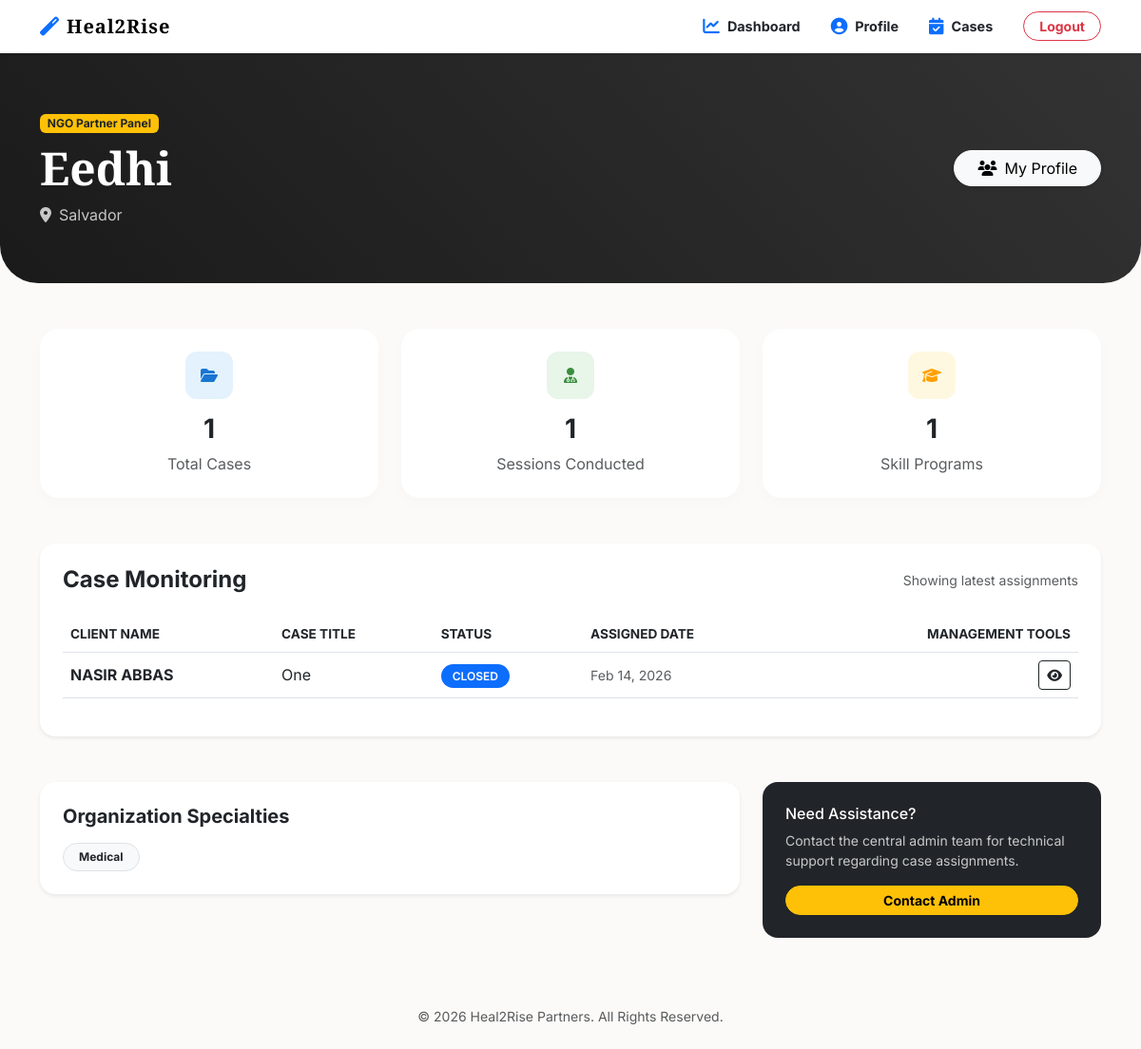
/ngo/ngo_dashboard.php (signed in), run on an earlier commit of the app's database.
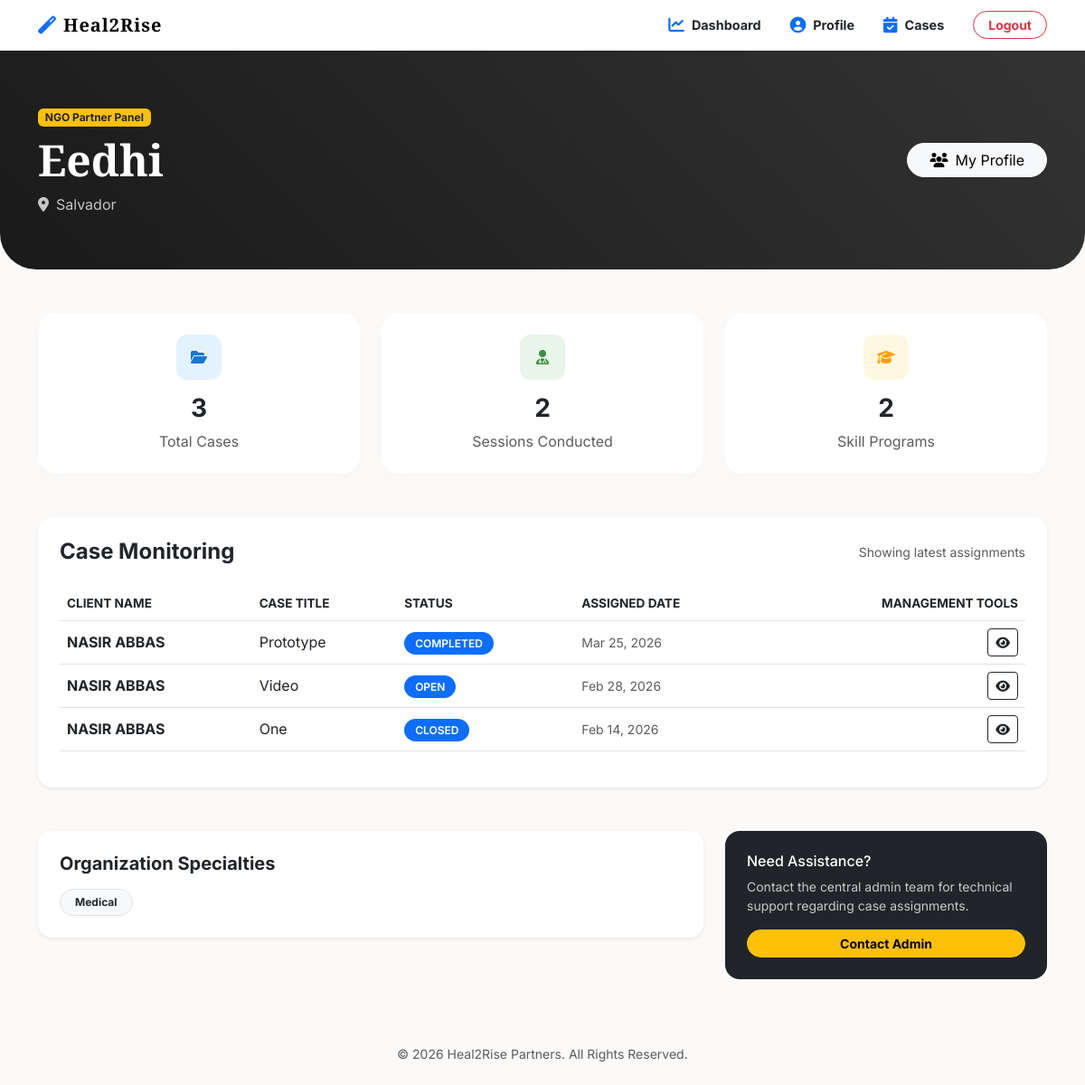
And on a later commit of the database.
### tables this page shows
CREATE TABLE `cases` (
  `case_id` int(11) NOT NULL,
  `user_id` int(11) NOT NULL,
  `ngo_id` int(11) DEFAULT NULL,
  `team_member_id` int(11) DEFAULT NULL,
  `counselor_id` int(11) DEFAULT NULL,
  `case_title` varchar(150) DEFAULT NULL,
  `issue_category` varchar(100) DEFAULT NULL,
  `description` text DEFAULT NULL,
  `start_date` date NOT NULL,
  `status` enum('open','in_progress','rehabilitation','closed','rejected','completed') DEFAULT 'open',
  `closure_date` date DEFAULT NULL,
  `closure_reason` text DEFAULT NULL,
  `assigned_date` datetime DEFAULT current_timestamp(),
  `last_updated` datetime DEFAULT current_timestamp() ON UPDATE current_timestamp()
);

CREATE TABLE `users` (
  `id` int(11) NOT NULL,
  `full_name` varchar(100) NOT NULL,
  `username` varchar(50) NOT NULL,
  `email` varchar(100) NOT NULL,
  `password` varchar(255) NOT NULL,
  `dob` date DEFAULT NULL,
  `cnic` varchar(15) DEFAULT NULL,
  `contact_number` varchar(20) DEFAULT NULL,
  `address` text DEFAULT NULL,
  `is_active` tinyint(1) DEFAULT 1,
  `created_at` timestamp NOT NULL DEFAULT current_timestamp(),
  `updated_at` timestamp NOT NULL DEFAULT current_timestamp() ON UPDATE current_timestamp()
);

CREATE TABLE `ngos` (
  `id` int(11) NOT NULL,
  `ngo_name` varchar(150) NOT NULL,
  `username` varchar(50) NOT NULL,
  `email` varchar(100) NOT NULL,
  `password_hash` varchar(255) NOT NULL,
  `contact_person` varchar(100) DEFAULT NULL,
  `phone` varchar(20) DEFAULT NULL,
  `address` varchar(255) DEFAULT NULL,
  `city` varchar(100) DEFAULT NULL,
  `specialties` text DEFAULT NULL,
  `registration_date` datetime DEFAULT current_timestamp(),
  `is_active` tinyint(1) DEFAULT 1,
  `last_updated` datetime DEFAULT current_timestamp() ON UPDATE current_timestamp()
);

### ngo/ngo_dashboard.php (the view, shortened to what the changed rows need)
<?php
include('config.php');
$ngo_id = $_SESSION['id'];
$ngo_name = $_SESSION['full_name'] ?? 'Organization';
$stmt = mysqli_prepare($conn, "SELECT specialties, city, phone FROM ngos WHERE id = ?");
mysqli_stmt_bind_param($stmt, "i", $ngo_id);
mysqli_stmt_execute($stmt);
$ngo_data = mysqli_stmt_get_result($stmt)->fetch_assoc();
$stat_cases = $conn->query("SELECT COUNT(*) as total FROM cases WHERE ngo_id = $ngo_id")->fetch_assoc()['total'];
$stat_sessions = $conn->query("SELECT COUNT(*) as total FROM counseling_sessions cs
                               JOIN cases c ON cs.case_id = c.case_id
                               WHERE c.ngo_id = $ngo_id")->fetch_assoc()['total'];
$stat_skills = $conn->query("SELECT COUNT(*) as total FROM skill_development sd
                             JOIN cases c ON sd.case_id = c.case_id
                             WHERE c.ngo_id = $ngo_id")->fetch_assoc()['total'];
$cases_query = mysqli_prepare($conn, "
    SELECT c.case_id, c.case_title, c.status, u.full_name AS user_name, c.assigned_date
    FROM cases c
    LEFT JOIN users u ON c.user_id = u.id
    WHERE c.ngo_id = ?
    ORDER BY c.assigned_date DESC
");
mysqli_stmt_bind_param($cases_query, "i", $ngo_id);
mysqli_stmt_execute($cases_query);
$cases_result = mysqli_stmt_get_result($cases_query);
?>
<!DOCTYPE html>
<html lang="en">
<head>
    <link href="https://cdn.jsdelivr.net/npm/bootstrap@5.3.0/dist/css/bootstrap.min.css" rel="stylesheet">
    <link rel="stylesheet" href="https://cdnjs.cloudflare.com/ajax/libs/font-awesome/6.4.0/css/all.min.css">
    <link rel="stylesheet" href="../CSS/style.css">
</head>
<body>
<header class="dashboard-header mb-5">
    <div class="container">
        <div class="row align-items-center">
            <div class="col-md-8">
                <span class="badge bg-warning text-dark mb-2">NGO Partner Panel</span>
                <h2 class="display-5 fw-bold" style="font-family: 'Playfair Display';"><?= htmlspecialchars($ngo_name) ?></h2>
                <p class="opacity-75 mb-0">
                    <i class="fas fa-map-marker-alt me-2"></i><?= htmlspecialchars($ngo_data['city'] ?? 'Location not set') ?>
                </p>
            </div>
        </div>
    </div>
</header>
<main class="container">
    <div class="row g-4 mb-5 text-center">
        <div class="col-md-4">
            <div class="card stat-card p-4">
                <div class="icon-box bg-luxury-blue mx-auto"><i class="fas fa-folder-open"></i></div>
                <h3 class="fw-bold"><?= $stat_cases ?></h3>
                <p class="text-muted mb-0">Total Cases</p>
            </div>
        </div>
        <div class="col-md-4">
            <div class="card stat-card p-4">
                <div class="icon-box bg-luxury-green mx-auto"><i class="fas fa-user-md"></i></div>
                <h3 class="fw-bold"><?= $stat_sessions ?></h3>
                <p class="text-muted mb-0">Sessions Conducted</p>
            </div>
        </div>
        <div class="col-md-4">
            <div class="card stat-card p-4">
                <div class="icon-box bg-luxury-gold mx-auto"><i class="fas fa-graduation-cap"></i></div>
                <h3 class="fw-bold"><?= $stat_skills ?></h3>
                <p class="text-muted mb-0">Skill Programs</p>
            </div>
        </div>
    </div>
    <div class="row mb-5">
        <div class="col-12">
            <div class="card border-0 shadow-sm rounded-4 p-4">
                <div class="table-responsive">
                    <table class="table table-hover align-middle">
                        <thead>
                            <tr>
                                <th>Client Name</th>
                                <th>Case Title</th>
                                <th>Status</th>
                                <th>Assigned Date</th>
                                <th class="text-end">Management Tools</th>
                            </tr>
                        </thead>
                        <tbody>
                            <?php if(mysqli_num_rows($cases_result) > 0): ?>
                                <?php while($case = mysqli_fetch_assoc($cases_result)): ?>
                                <tr>
                                    <td class="fw-bold"><?= htmlspecialchars($case['user_name']) ?></td>
                                    <td><?= htmlspecialchars($case['case_title']) ?></td>
                                    <td>
                                        <span class="status-badge bg-primary text-white"><?= strtoupper($case['status']) ?></span>
                                    </td>
                                    <td class="small text-muted"><?= date("M d, Y", strtotime($case['assigned_date'])) ?></td>
                                    <td class="text-end">
                                        <div class="btn-group">
                                            <a href="ngo_case_details.php?case_id=<?= $case['case_id'] ?>" class="btn btn-sm btn-outline-dark" title="View Details">
                                                <i class="fas fa-eye"></i>
                                            </a>
                                        </div>
                                    </td>
                                </tr>
                                <?php endwhile; ?>
                            <?php else: ?>
                                <tr><td colspan="5" class="text-center py-5 text-muted">No cases currently assigned.</td></tr>
                            <?php endif; ?>
                        </tbody>
                    </table>
                </div>
            </div>
        </div>
    </div>
    <div class="row g-4">
        <div class="col-lg-8">
            <div class="card border-0 shadow-sm rounded-4 p-4">
                <div class="d-flex flex-wrap gap-2">
                    <?php
                    $specs = explode(',', $ngo_data['specialties']);
                    foreach($specs as $s) {
                        echo '<span class="badge bg-light text-dark border px-3 py-2 rounded-pill">'.trim(htmlspecialchars($s)).'</span>';
                    }
                    ?>
                </div>
            </div>
        </div>
    </div>
</main>
</body>
</html>

What changed in the data, as far as the page shows it:
added cases: user.full_name "NASIR ABBAS", case_title "Prototype", status "COMPLETED", assigned_date "Mar 25, 2026"
added cases: user.full_name "NASIR ABBAS", case_title "Video", status "OPEN", assigned_date "Feb 28, 2026"
Also different on the page:
$stat_cases: "1" → "3"
$stat_sessions: "1" → "2"
$stat_skills: "1" → "2"
